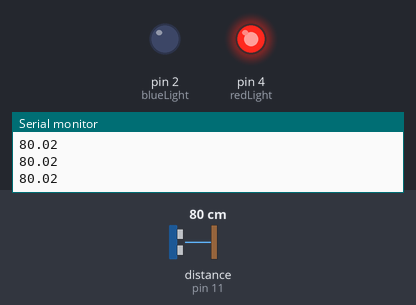
Bench run of a sketch on a simulated Arduino Uno, built with avr-gcc and run on an emulated ATmega328P. On the bench: output pins drawn as LEDs (lit = HIGH), the last lines printed to the serial monitor. Wiring (inferred from the names in the program): ultrasonic range finder: trigger pin 12; echo pin 11. The test bench sets the inputs (shaded band); at power-on: distance to the obstacle (sensor on pin 11) 80 cm. The echo pulse lasts 58.3 µs per cm; pins used as bus, display or sensor lines are not drawn.

Above: at 1.2 s.
1.3 s: distance to the obstacle (sensor on pin 11) set to 32 cm
2.8 s: distance to the obstacle (sensor on pin 11) set to 28 cm
At 4.0 s:
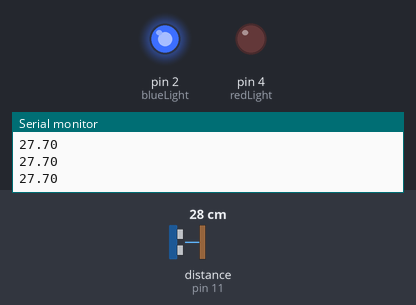
4.3 s: distance to the obstacle (sensor on pin 11) set to 35 cm
At 4.9 s:
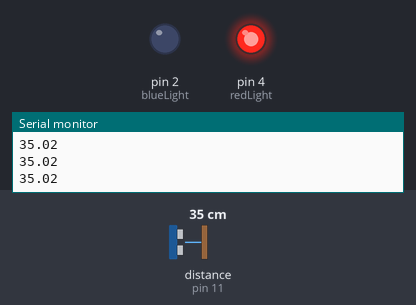
5.8 s: distance to the obstacle (sensor on pin 11) set to 2 cm
At 6.5 s:
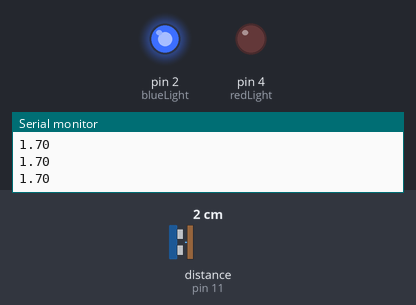
Timing chart, 0 to 8.3 s (numbered marks = the images above; inputs shaded):
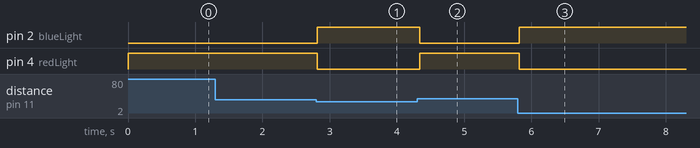

The sketch:

ultra_microsensor_light.ino
```cpp
// HC-SR04 Ultrasonic Distance Sensor sensing distance with red and blue LEDs

int redLight = 4;
int blueLight = 2;
int trig = 12;
int echo = 11;
float distance = 0;
void setup() {
  // put your setup code here, to run once:
  Serial.begin(9600);
  pinMode(redLight, OUTPUT);
  pinMode(blueLight, OUTPUT);
  pinMode(trig, OUTPUT);
  pinMode(echo, INPUT);
}

float MicroSensor(int trigger, int echo) {
  digitalWrite(trigger, LOW);
  delayMicroseconds(10);
  digitalWrite(trigger, HIGH);
  delayMicroseconds(2);
  digitalWrite(trigger, LOW);
  long t = pulseIn(echo, HIGH); //pulse
  float dist = (0.0343 * t) / 2;
  Serial.println(dist);
  return (dist==0)? MicroSensor(trigger,echo): dist;  //ternary + recursively used func to avoid printing null value

}

void loop() {
  // put your main code here, to run repeatedly:
  float distance = MicroSensor(trig, echo);
  if (distance < 30 || distance == 30) {
      digitalWrite(redLight, LOW);
      digitalWrite(blueLight, HIGH);
  }
  else {
      digitalWrite(blueLight, LOW);
      digitalWrite(redLight, HIGH);
  }
  delay(50);
}
```

Measured:
- the behaviour switches between 30 and 29 cm on distance to the obstacle (sensor on pin 11) (found by bisection; images 0 and 1)
- after the input at 2.8 s, pin 2 (blueLight): LOW → HIGH at once; pin 4 (redLight): HIGH → LOW at once
- after the input at 4.3 s, pin 2 (blueLight): HIGH → LOW at once; pin 4 (redLight): LOW → HIGH at once
- after the input at 5.8 s, pin 2 (blueLight): LOW → HIGH at once; pin 4 (redLight): HIGH → LOW at once
